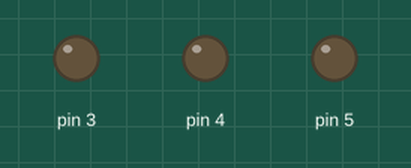
Recording of a sketch running on a simulated Arduino Uno, built with avr-gcc and run on an emulated ATmega328P. On the bench: output pins drawn as LEDs (lit = HIGH).

Above: at 0.17 s.
At 1.76 s:
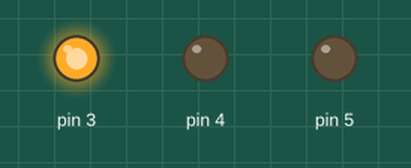
At 3.25 s:
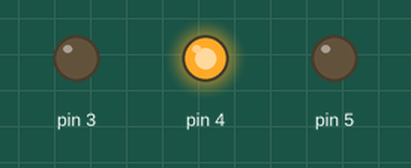
At 3.62 s:
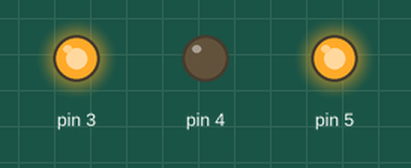
At 7.87 s:
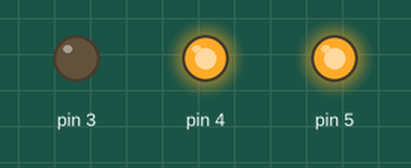
At 10.51 s:
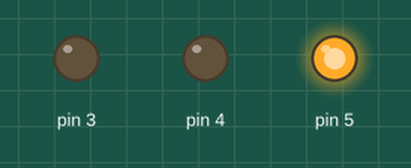
Timing chart, 0 to 11.0 s (numbered marks = the images above):
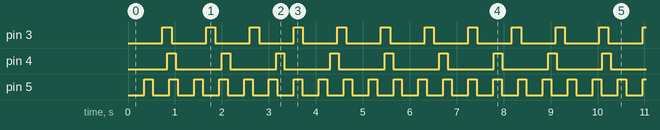

Measured:
- by itself, pin 3: alternates HIGH for 0.20 s and LOW for 0.73 s
- by itself, pin 4: alternates HIGH for 0.18 s and LOW for 0.98 s
- by itself, pin 5: moves between LOW and HIGH, repeating every 8.5 s

The sketch:

NoDuino_StateMachine_01.ino
```cpp
#include<avr/io.h>

int counter1 = 0;
int Led1OnTime = 240;
int Led1OffTime = 900;
bool Led1OnOff = false;

int counter2 = 0;
int Led2OnTime = 220;
int Led2OffTime = 1200;
bool Led2OnOff = false;

int counter3 = 0;
int Led3OnTime = 520;
int Led3OffTime = 430;
bool Led3OnOff = false;

int main (void) {
  cli();                    // turn Interrupts off
  DDRD = 56;                // LEDs on PinD 3.4.5 as OUTPUT
  TCCR1A = 0;               // Timer1 | mode selection CTC
  OCR1A = 50;               // Timer1 | compare match register 16MHz/256/ ~2Hz
  TCCR1B = 12;              // Timer1 | 256 prescaler and CTC-Mode
  TIMSK1 = 2;               // Timer1 | enable timer compare interrupt
  sei();                    // turn Interrupts on

  while (1) {
    if ((Led1OnOff == true) && (counter1 >= Led1OnTime))
    {
      Led1OnOff = false;    // stete engine info
      counter1 = 0;         // reset counter1
      PORTD &= ~8;           // LED1 off
    }
    else if ((Led1OnOff == false) && (counter1 >= Led1OffTime))
    {
      Led1OnOff = true;     // state engine info
      counter1 = 0;         // reset counter1
      PORTD |= 8;           // LED1 on
    }

    if ((Led2OnOff == true) && (counter2 >= Led2OnTime))
    {
      Led2OnOff = false;
      counter2 = 0;
      PORTD &=~16;
    }
    else if ((Led2OnOff == false) && (counter2 >= Led2OffTime))
    {
      Led2OnOff = true;
      counter2 = 0;
      PORTD |= 16;
    }

    if ((Led3OnOff == true) && (counter3 >= Led2OnTime))
    {
      Led3OnOff = false;
      counter3 = 0;
      PORTD &=~32;  //
    }
    else if ((Led3OnOff == false) && (counter3 >= Led3OffTime))
    {
      Led3OnOff = true;
      counter3 = 0;
      PORTD |= 32;
    }
  }
}
  ISR(TIMER1_COMPA_vect)
  {
    counter1++;
    counter2++;
    counter3++;
  }
```
